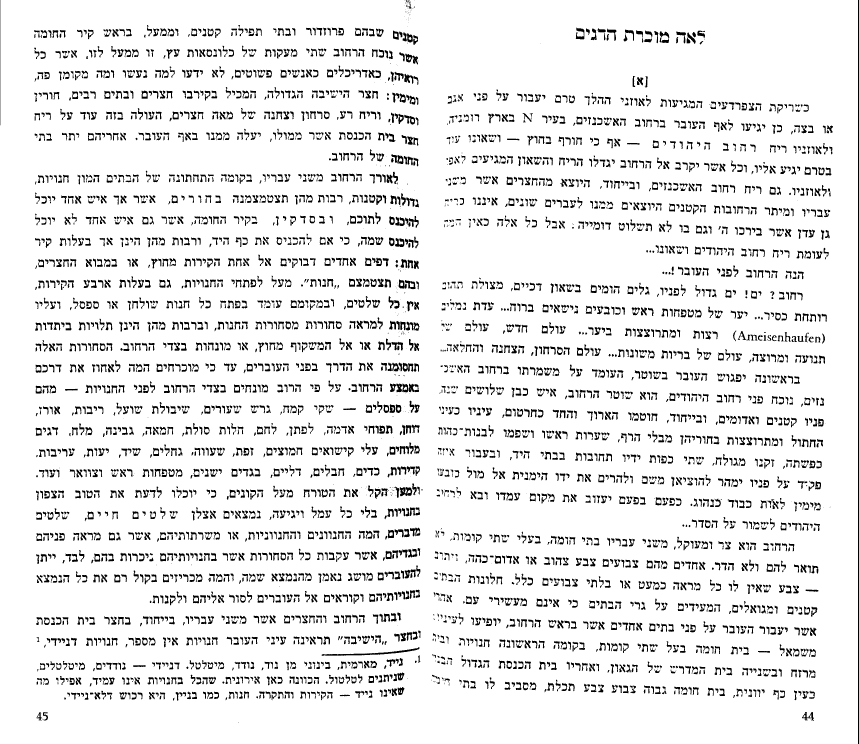
#> input picture data/raw/001.png, 2575 x 2232 px (shown at 1/3 size)
$ python -i load_image.py   (imports and definitions only)
#> lines starting #> are read from the running program, lines starting #| are printed output that depends on the picture; after the words box and inside, x2 and y2 are one past the last pixel; in counts of white or black regions, pixels touching at a corner belong together
#> further down, picture is the input picture: shape (2232, 2575, 3); 91.5% white; 4232 black regions (588 under 20 px), largest, box (x1, y1, x2, y2) and area: (2574, 0, 2575, 2232) 2232, (965, 1941, 1259, 1968) 1434, (1208, 97, 1254, 135) 743
import numpy as np
from skimage import io, color, morphology, exposure, transform
from skimage.filters import threshold_sauvola
import piexif


# [17 lines left out: function load_image, not called in this run]


def preprocess_image(image):
    """
    Preprocess an image by converting it to grayscale, equalizing, thresholding,
    and removing noise.

    Args:
        image (ndarray): Input image to preprocess.

    Returns:
        ndarray: Cleaned binary image after preprocessing and noise removal.
    """
    # Convert to grayscale
    gray_image = convert_to_grayscale(image)

    # Apply adaptive histogram equalization
    equalized_image = equalize_image(gray_image)

    # Apply adaptive thresholding
    binary_image = apply_thresholding(equalized_image)

    # Remove small objects (noise)
    cleaned_image = remove_noise(binary_image)

    return cleaned_image

# [20 lines left out: function ensure_rgb, not called in this run]

def convert_to_grayscale(image):
    """
    Convert an image to grayscale if it is not already.

    Args:
        image (ndarray): Input image to convert.

    Returns:
        ndarray: Grayscale image.
    """
    if len(image.shape) == 2:  # Already grayscale
        return image
    elif image.shape[2] == 4:  # RGBA
        image = color.rgba2rgb(image)

    # RGB
    return color.rgb2gray(image)


def equalize_image(gray_image):
    """
    Apply adaptive histogram equalization to enhance contrast.

    Args:
        gray_image (ndarray): Input grayscale image.

    Returns:
        ndarray: Equalized image.
    """
    if gray_image.shape[0] < 32 or gray_image.shape[1] < 92:
        print(
            "Warning: Input image is too small for feature extraction", gray_image.shape
        )
    return exposure.equalize_adapthist(gray_image)


# [27 lines left out: function load_and_preprocess_image, not called in this run]


def apply_thresholding(image, window_size=25):
    """
    Apply adaptive thresholding to a grayscale image using Sauvola's method.

    Args:
        image (ndarray): Input grayscale image.
        window_size (int, optional): Size of the window used for local thresholding. Defaults to 25.

    Returns:
        ndarray: Binary image obtained after applying the threshold.
    """
#> called with window_size = 25
    threshold = threshold_sauvola(image, window_size=window_size)
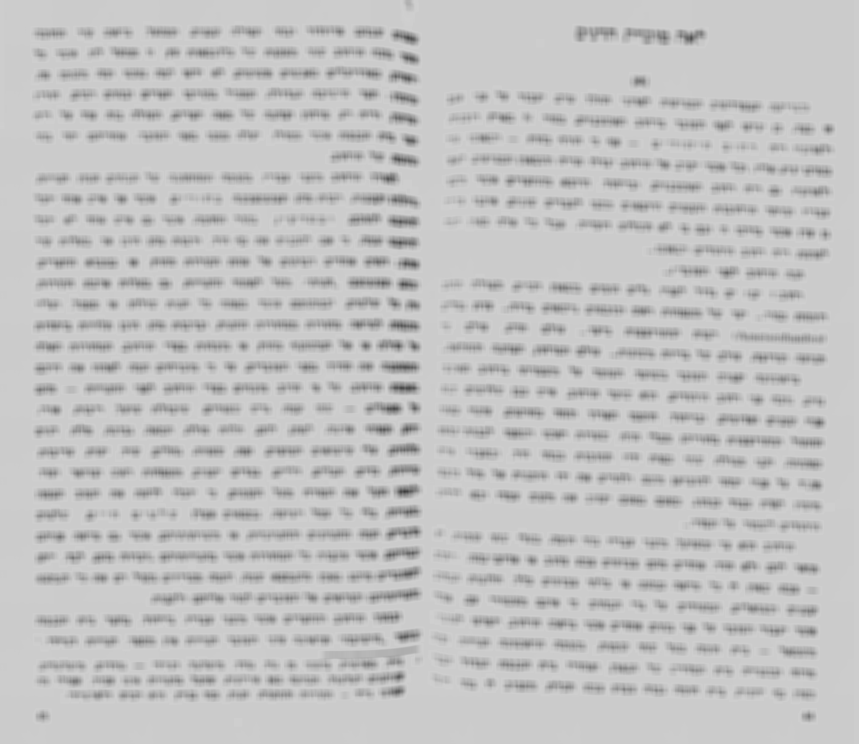
#> threshold: shape (2232, 2575) float64 (shown at 1/3 size); min 0.228, max 0.812, mean 0.762

    # Invert thresholding to work on black (0) pixels
    binary_image = image <= threshold
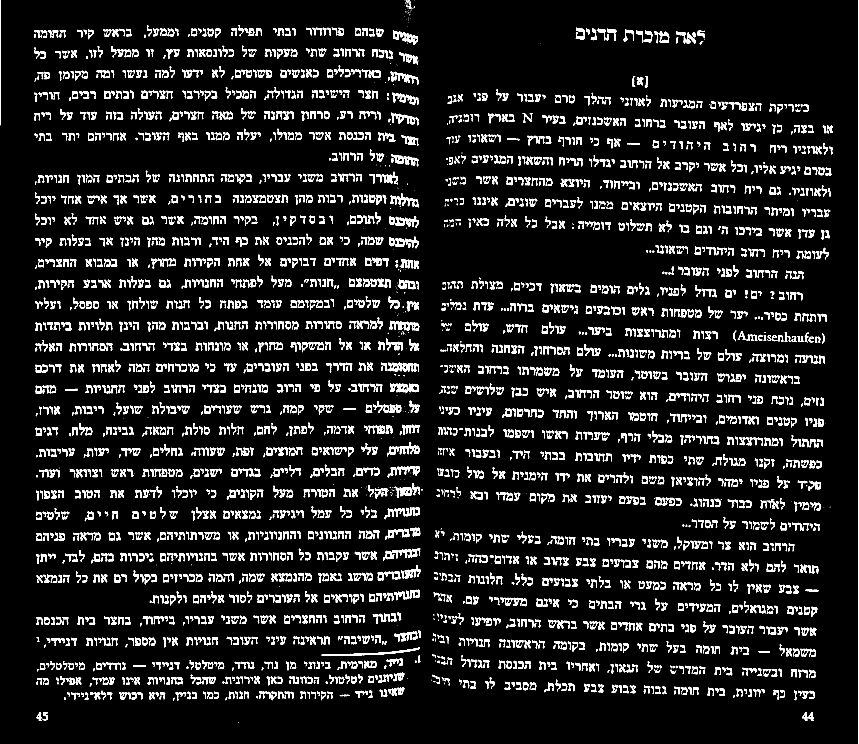
#> binary_image: shape (2232, 2575) bool (shown at 1/3 size); 8.5% white; 4232 white regions (588 under 20 px), largest, box (x1, y1, x2, y2) and area: (2574, 0, 2575, 2232) 2232, (965, 1941, 1259, 1968) 1434, (1208, 97, 1254, 135) 743
    return binary_image


def remove_noise(binary_image, min_size=20):
    """
    Remove small objects and holes from a binary image.

    Args:
        binary_image (ndarray): Input binary image.
        min_size (int, optional): Minimum size of objects to retain in the binary image. Defaults to 20.

    Returns:
        ndarray: Binary image after noise removal.
    """
#> called with min_size = 20
    cleaned_image = morphology.remove_small_objects(binary_image, min_size=min_size)
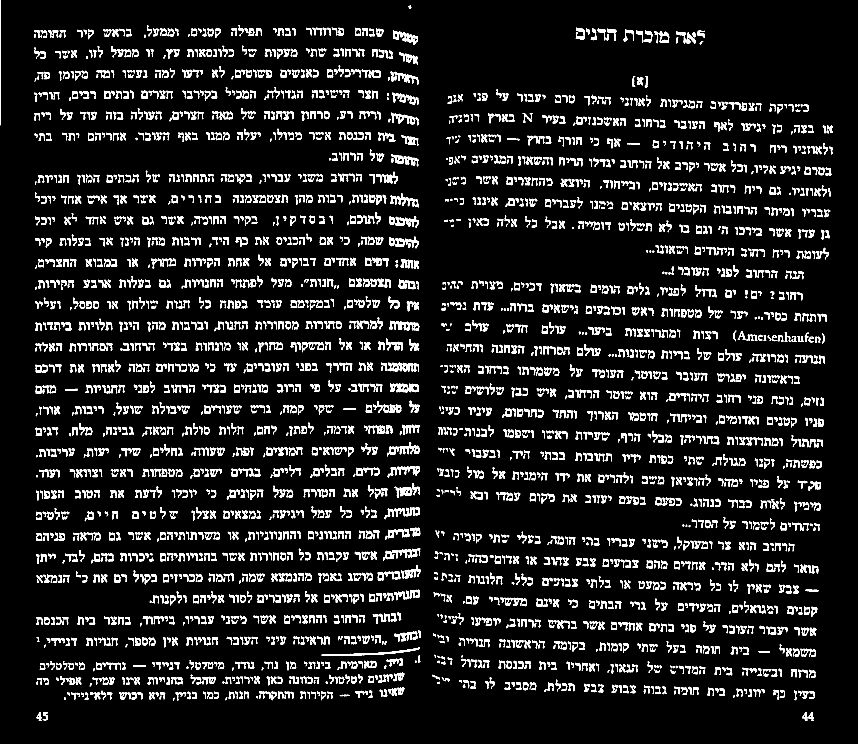
#> cleaned_image: shape (2232, 2575) bool (shown at 1/3 size); 8.4% white; 3662 white regions, largest, box (x1, y1, x2, y2) and area: (2574, 0, 2575, 2232) 2232, (965, 1941, 1259, 1968) 1434, (1208, 97, 1254, 135) 743
    cleaned_image = morphology.remove_small_holes(
        binary_image, area_threshold=min_size // 5
    )
#> cleaned_image: shape (2232, 2575) bool; 8.5% white; 4232 white regions (588 under 20 px), largest, box (x1, y1, x2, y2) and area: (2574, 0, 2575, 2232) 2232, (965, 1941, 1259, 1968) 1435, (1208, 97, 1254, 135) 744

    return cleaned_image


# [50 lines left out: function imread_auto_rotate, not called in this run]

>>> import cv2
>>> picture = cv2.cvtColor(cv2.imread('../../data/raw/001.png'), cv2.COLOR_BGR2RGB)
>>> result = preprocess_image(picture)

$ run again, on data/raw/_014.png
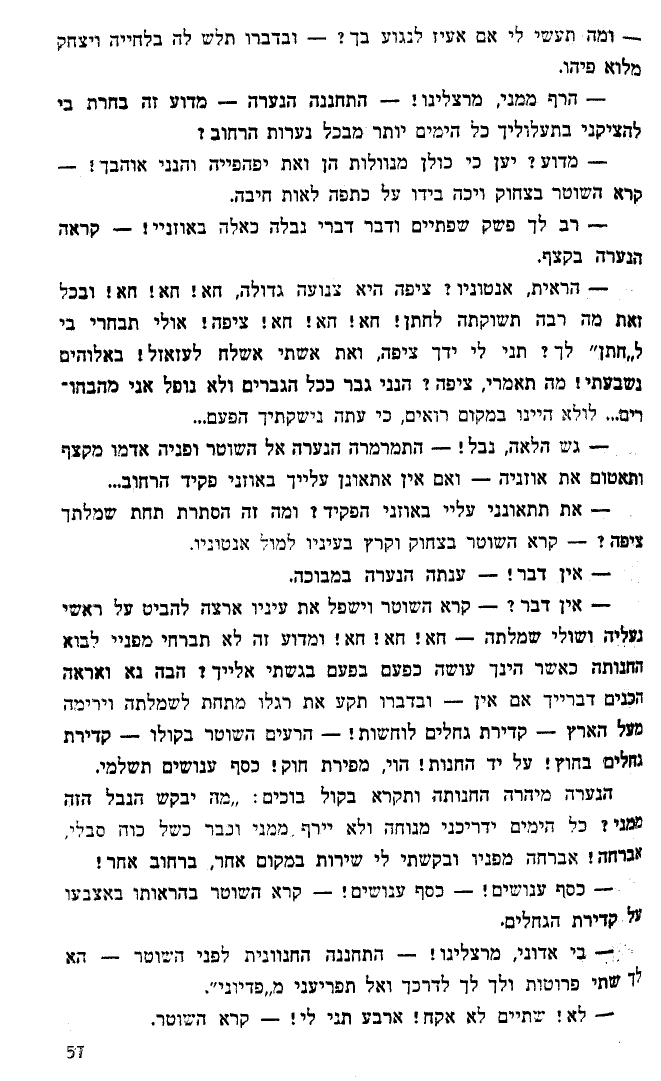
#> input picture data/raw/_014.png, 1321 x 2161 px (shown at 1/2 size)
#> picture is the input picture: shape (2161, 1321, 3); 91.7% white; 1688 black regions (167 under 20 px), largest, box (x1, y1, x2, y2) and area: (1237, 944, 1276, 970) 626, (1252, 1444, 1285, 1473) 568, (1252, 1632, 1285, 1662) 521
#> in apply_thresholding, `threshold = threshold_sauvola(image, window_size=window_size)`:
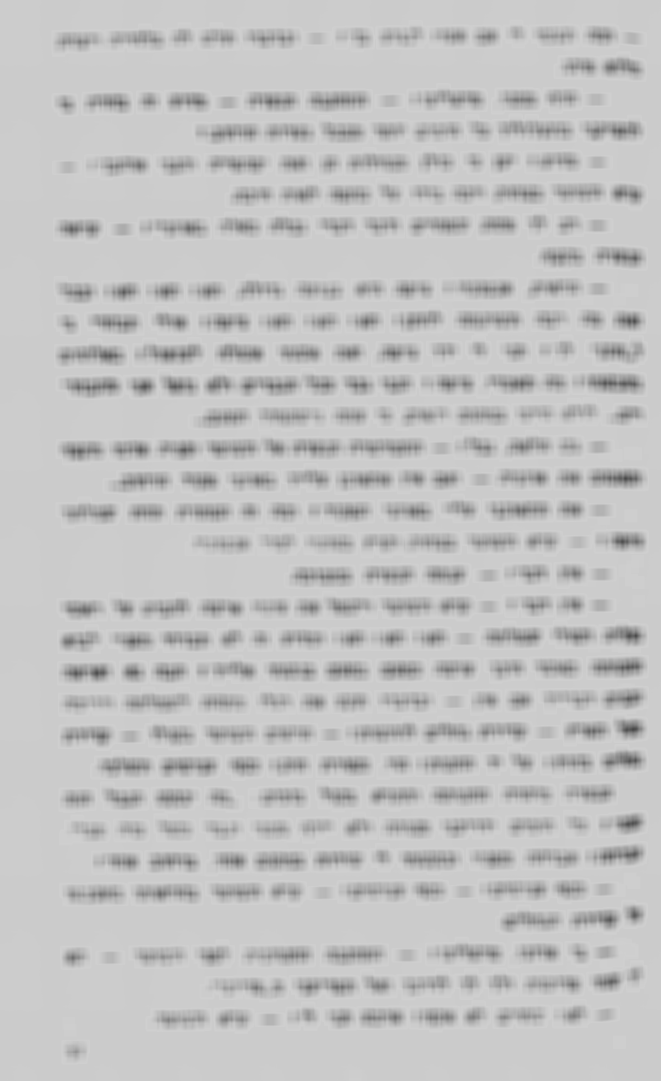
#> threshold: shape (2161, 1321) float64 (shown at 1/2 size); min 0.276, max 0.812, mean 0.761
#> in apply_thresholding, `binary_image = image <= threshold`:
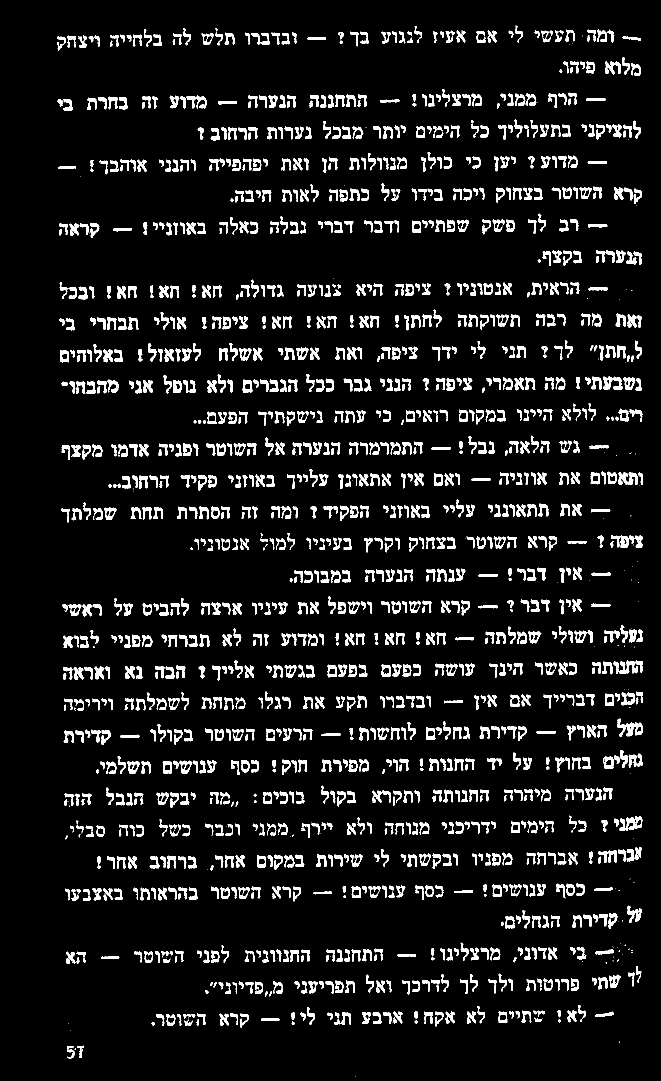
#> binary_image: shape (2161, 1321) bool (shown at 1/2 size); 8.3% white; 1688 white regions (167 under 20 px), largest, box (x1, y1, x2, y2) and area: (1237, 944, 1276, 970) 626, (1252, 1444, 1285, 1473) 568, (1252, 1632, 1285, 1662) 521
